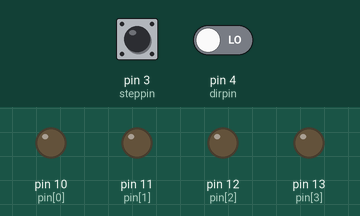
Bench run of a sketch on a simulated Arduino Uno, built with avr-gcc and run on an emulated ATmega328P. Shown: output pins drawn as LEDs (lit = HIGH). Dashed ring = blinking. Inputs (shaded band) come from the test bench; at power-on: pin 3 (steppin) LOW, pin 4 (dirpin) LOW.

Above: at 1.2 s.
1.3 s: pin 3 (steppin) driven HIGH
At 2.2 s:
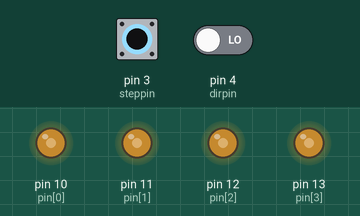
2.8 s: pin 3 (steppin) driven LOW
At 4.0 s:
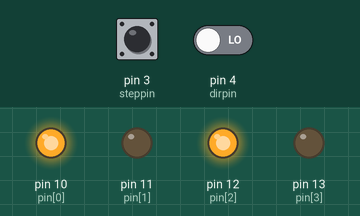
4.3 s: pin 3 (steppin) driven HIGH
At 5.5 s:
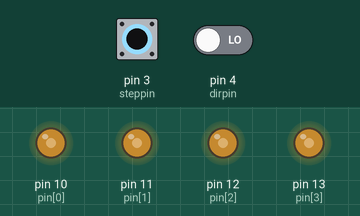
5.8 s: pin 3 (steppin) driven LOW
At 6.4 s:
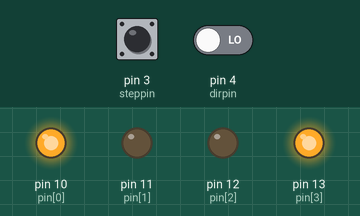
7.3 s: pin 3 (steppin) driven HIGH
At 8.0 s:
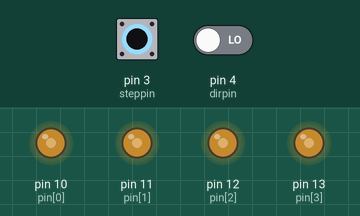
8.8 s: pin 3 (steppin) pulsed LOW 2 times (0.12 s each, 0.3 s apart)
At 9.06 s:
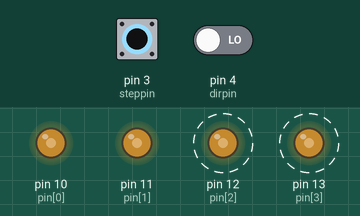
Timing chart, 0 to 11.8 s (numbered marks = the images above; inputs shaded):
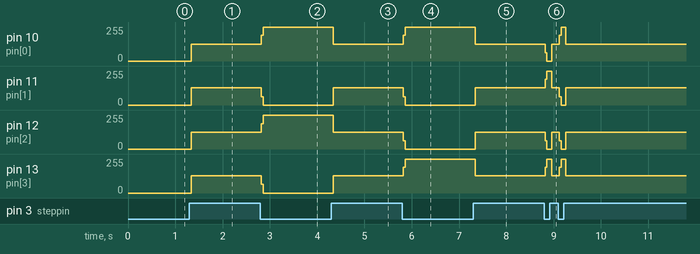

The sketch:

Stepper_motor_ghana.ino
```cpp
//STEPPER MOTOR DRIVING PROGRAM
//MOTOR 4209L-03-01

//OUTPUT pin definition
int pin[4] = {10,11,12,13};
//INPUT pin definition
//for stepping
int steppin = 3;
//for direction
int dirpin = 4;
//initialize the constant
int number = 1;

void setup(){
  //OUTPUT pin setting
  for(int i=0;i < 4;i++){
    pinMode(pin[i], OUTPUT);
  }
  //INPUT pin setting
  pinMode(steppin,INPUT);
  pinMode(dirpin,INPUT);
}

void loop(){
  if(digitalRead(dirpin) == HIGH) {
  // reverse
  if(digitalRead(steppin) == HIGH){
  switch(number){
  case 1:
      //STEP4
      digitalWrite(pin[0], LOW);
      digitalWrite(pin[1], HIGH);
      digitalWrite(pin[2], HIGH);
      digitalWrite(pin[3], LOW);
      number = 2;
      break;
  case 2:
      //STEP3
      digitalWrite(pin[0], LOW);
      digitalWrite(pin[1], HIGH);
      digitalWrite(pin[2], LOW);
      digitalWrite(pin[3], HIGH);
      number = 3;
      break;
  case 3:
      //STEP2
      digitalWrite(pin[0], HIGH);
      digitalWrite(pin[1], LOW);
      digitalWrite(pin[2], LOW);
      digitalWrite(pin[3], HIGH);
      number = 4;
      break;
  case 4:
      //STEP1
      digitalWrite(pin[0], HIGH);
      digitalWrite(pin[1], LOW);
      digitalWrite(pin[2], HIGH);
      digitalWrite(pin[3], LOW);
      number = 1;
      break;
     }
    }
  } else{
  if(digitalRead(steppin) == HIGH){
  switch(number){
    case 1:
      //STEP1
      digitalWrite(pin[0], HIGH);
      digitalWrite(pin[1], LOW);
      digitalWrite(pin[2], HIGH);
      digitalWrite(pin[3], LOW);
      number = 2;
      break;
    case 2:
      //STEP2
      digitalWrite(pin[0], HIGH);
      digitalWrite(pin[1], LOW);
      digitalWrite(pin[2], LOW);
      digitalWrite(pin[3], HIGH);
      number = 3;
      break;
    case 3:
      //STEP3
      digitalWrite(pin[0], LOW);
      digitalWrite(pin[1], HIGH);
      digitalWrite(pin[2], LOW);
      digitalWrite(pin[3], HIGH);
      number = 4;
      break;
    case 4:
      //STEP4
      digitalWrite(pin[0], LOW);
      digitalWrite(pin[1], HIGH);
      digitalWrite(pin[2], HIGH);
      digitalWrite(pin[3], LOW);
      number = 1;
      break;
     }
    }
  }
}
```

Measured:
- after the input at 1.3 s, pin 10 (pin[0]), pin 12 (pin[2]): 0/255 → 127/255 at once; pin 11 (pin[1]): 0/255 → 128/255 at once; pin 13 (pin[3]): 0/255 → 129/255 at once
- after the input at 2.8 s, pin 10 (pin[0]), pin 12 (pin[2]): 127/255 → 255/255 at once; pin 11 (pin[1]): 128/255 → 0/255 at once; pin 13 (pin[3]): 129/255 → 0/255 at once
- after the input at 4.3 s, pin 10 (pin[0]): 255/255 → 127/255 at once; pin 11 (pin[1]): 0/255 → 128/255 at once; pin 12 (pin[2]): 255/255 → 126/255 at once; pin 13 (pin[3]): 0/255 → 129/255 at once
- after the input at 5.8 s, pin 10 (pin[0]): 127/255 → 255/255 at once; pin 11 (pin[1]): 128/255 → 0/255 at once; pin 12 (pin[2]): 126/255 → 0/255 at once; pin 13 (pin[3]): 129/255 → 255/255 at once
- after the input at 7.3 s, pin 10 (pin[0]): 255/255 → 127/255 at once; pin 11 (pin[1]): 0/255 → 128/255 at once; pin 12 (pin[2]): 0/255 → 127/255 at once; pin 13 (pin[3]): 255/255 → 128/255 at once
- after the input at 8.8 s, pin 10 (pin[0]): 127/255 → 0/255 at once, → 127/255 0.14 s later, → 255/255 0.16 s later, → 127/255 0.14 s later; pin 11 (pin[1]): 128/255 → 255/255 at once, → 128/255 0.14 s later, → 0/255 0.16 s later, → 128/255 0.14 s later
